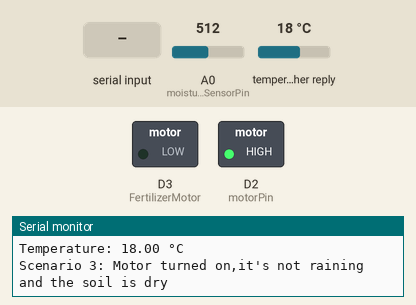
Simulated run of this sketch. Board: ESP8266 (NodeMCU). Shown: switched loads named in the sketch (green lamp = pin HIGH), the last lines printed to the serial monitor. The test bench sets the inputs (shaded band); at power-on: A0 (moistureSensorPin) = 512, temperature in the weather reply 18 °C. WiFi joins after 1.5 s; servers stay silent unless stated; web services answer with replies made up by the test bench.

Above: at 2.7 s.
2.8 s: "90,45\n" received over Serial
At 13.4 s:
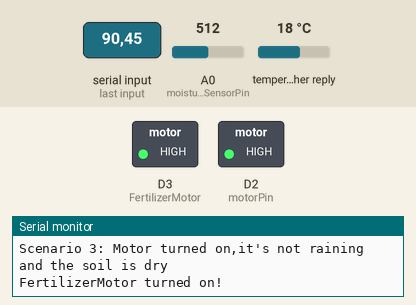
13.8 s: A0 (moistureSensorPin) set to 490
At 19.2 s:
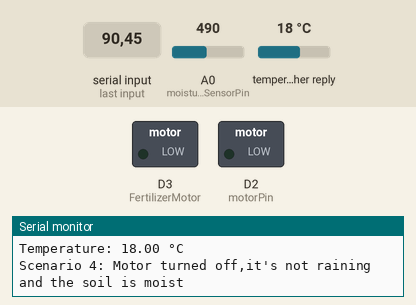
24.8 s: A0 (moistureSensorPin) set to 510
At 29.5 s:
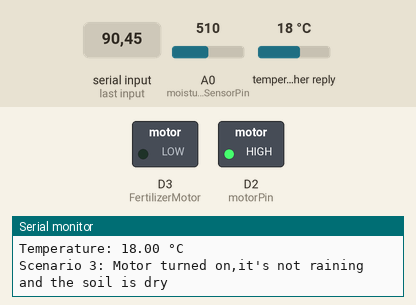
30.6 s: A0 (moistureSensorPin) set to 306
At 35.2 s:
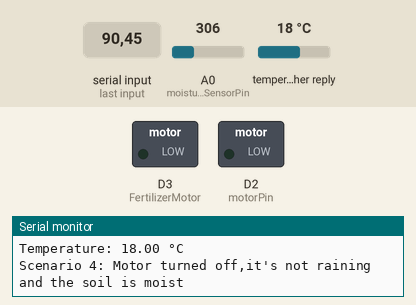
Timing chart, 0 to 36.7 s (numbered marks = the images above; inputs shaded):
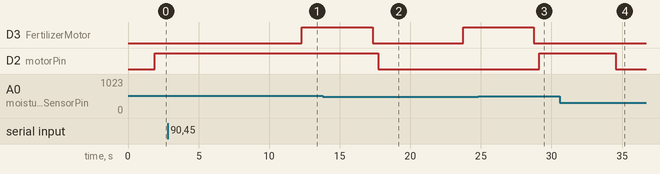

Measured:
- the behaviour switches between 501 and 500 on A0 (moistureSensorPin) (found by bisection; images 1 and 2)
- after the input at 2.8 s, D3 (FertilizerMotor): LOW → HIGH after 9.5 s
- after the input at 13.8 s, D2 (motorPin): HIGH → LOW after 3.9 s
- after the input at 24.8 s, D2 (motorPin): LOW → HIGH after 4.3 s
- after the input at 30.6 s, D2 (motorPin): HIGH → LOW after 4.0 s

The sketch:

Node-MCU_code.ino
```cpp
#include <ESP8266WiFi.h>
#include <ESP8266HTTPClient.h>
#include <ArduinoJson.h>
#include <Adafruit_MQTT_Client.h>

const char* ssid = "SSID";
const char* password = "PASSWORD";
const char* weatherAPIKey = "API KEY"; //get API key from the openweather.org
const char* weatherLocation = "CITY NAME";
const int moistureSensorPin = A0; // Replace with the actual pin connected to the soil moisture sensor
const int motorPin = D2; // Replace with the actual pin connected to the motor

const int FertilizerMotor = D3; // Pin connected to the motor
int threshold = 80;      // Threshold value
unsigned long motorStartTime = 0;
const unsigned long motorDuration = 5000; // 5 seconds


const char* host = "api.openweathermap.org";
const int httpPort = 80;
const String url = "/data/2.5/weather?q=" + String(weatherLocation) + "&appid=" + String(weatherAPIKey);

void setup() {
  Serial.begin(115200);
  pinMode(FertilizerMotor, OUTPUT);
  WiFi.begin(ssid, password);
  Serial.print("Connecting to WiFi");

  while (WiFi.status() != WL_CONNECTED) {
    delay(500);
    Serial.print(".");
  }

  Serial.println();
  Serial.print("Connected. IP address: ");
  Serial.println(WiFi.localIP());

  pinMode(moistureSensorPin, INPUT);
  pinMode(motorPin, OUTPUT);
}

float getWeatherRainfall() {
  WiFiClient client;
  HTTPClient http;

  http.begin(client, host, httpPort, url);

  int httpCode = http.GET();

  if (httpCode > 0) {
    if (httpCode == HTTP_CODE_OK) {
      DynamicJsonDocument doc(1024);
      DeserializationError error = deserializeJson(doc, http.getString());

      if (error) {
        Serial.println("Failed to parse JSON payload");
        return 0.0;
      }

      float rainfall = doc["rain"]["1h"].as<float>();

      return rainfall;
    }
    else {
      Serial.printf("HTTP request failed with error code: %d\n", httpCode);
      return 0.0;
    }
  }

  http.end();

  return 0.0;
}

bool isSoilMoist() {
  int moistureLevel = analogRead(moistureSensorPin);

  // Adjust the threshold value based on your sensor and requirements
  if (moistureLevel > 500) {
    return false;
  } else {
    return true;
  }
}

float getWeatherTemperature() {
  WiFiClient client;
  HTTPClient http;

  http.begin(client, host, httpPort, url);

  int httpCode = http.GET();

  if (httpCode > 0) {
    if (httpCode == HTTP_CODE_OK) {
      DynamicJsonDocument doc(1024);
      DeserializationError error = deserializeJson(doc, http.getString());

      if (error) {
        Serial.println("Failed to parse JSON payload");
        return -100.0;
      }

      float temperature = doc["main"]["temp"].as<float>();
      temperature -= 273.15;

      return temperature;
    }
    else {
      Serial.printf("HTTP request failed with error code: %d\n", httpCode);
      return -100.0;
    }
  }

  http.end();

  return -100.0;
}

void controlMotor(bool shouldTurnOnMotor) {
  digitalWrite(motorPin, shouldTurnOnMotor ? HIGH : LOW);
}

void loop()
{

    if (Serial.available() > 0)
 {
    int value = Serial.parseInt(); // Read the integer value from Serial Monitor

    if (value < threshold)
    {
      digitalWrite(FertilizerMotor, HIGH); // Turn on the motor
      motorStartTime = millis();    // Record the start time
      Serial.println("FertilizerMotor turned on!");

      // Wait for 5 seconds
      delay(motorDuration);

      // Turn off the motor after 5 seconds
      digitalWrite(FertilizerMotor, LOW); // Turn off the motor
      Serial.println("FertilizerMotor turned off.");
    }
 }


  float rainfall = getWeatherRainfall();
  bool isMoist = isSoilMoist();
  float temperature = getWeatherTemperature();

  Serial.print("Weather: ");
  Serial.println(rainfall);

  Serial.print("Moisture Sensor: ");
  Serial.println(isMoist);

  Serial.print("Temperature: ");
  Serial.print(temperature);
  Serial.println(" °C");


  // Scenario 1: Turn off the motor if it's raining and the soil is dry
  if (rainfall > 0.0 && !isMoist) {
    controlMotor(false); // Turn off the motor
    Serial.println("Scenario 1: Motor turned off,it's raining and the soil is dry");
  }
  // Scenario 2: Turn off the motor if it's raining and the soil is moist
  else if (rainfall > 0.0 && isMoist) {
    controlMotor(false); // Turn off the motor
    Serial.println("Scenario 2: Motor turned off,it's raining and the soil is moist");
  }
  // Scenario 3: Turn on the motor if it's not raining and the soil is dry
  else if (rainfall == 0.0 && !isMoist) {
    controlMotor(true); // Turn on the motor
    Serial.println("Scenario 3: Motor turned on,it's not raining and the soil is dry");
  }
  // Scenario 4: Turn off the motor if it's not raining and the soil is moist
  else if (rainfall == 0.0 && isMoist) {
    controlMotor(false); // Turn off the motor
    Serial.println("Scenario 4: Motor turned off,it's not raining and the soil is moist");
  }

  delay(5000);
}
```
